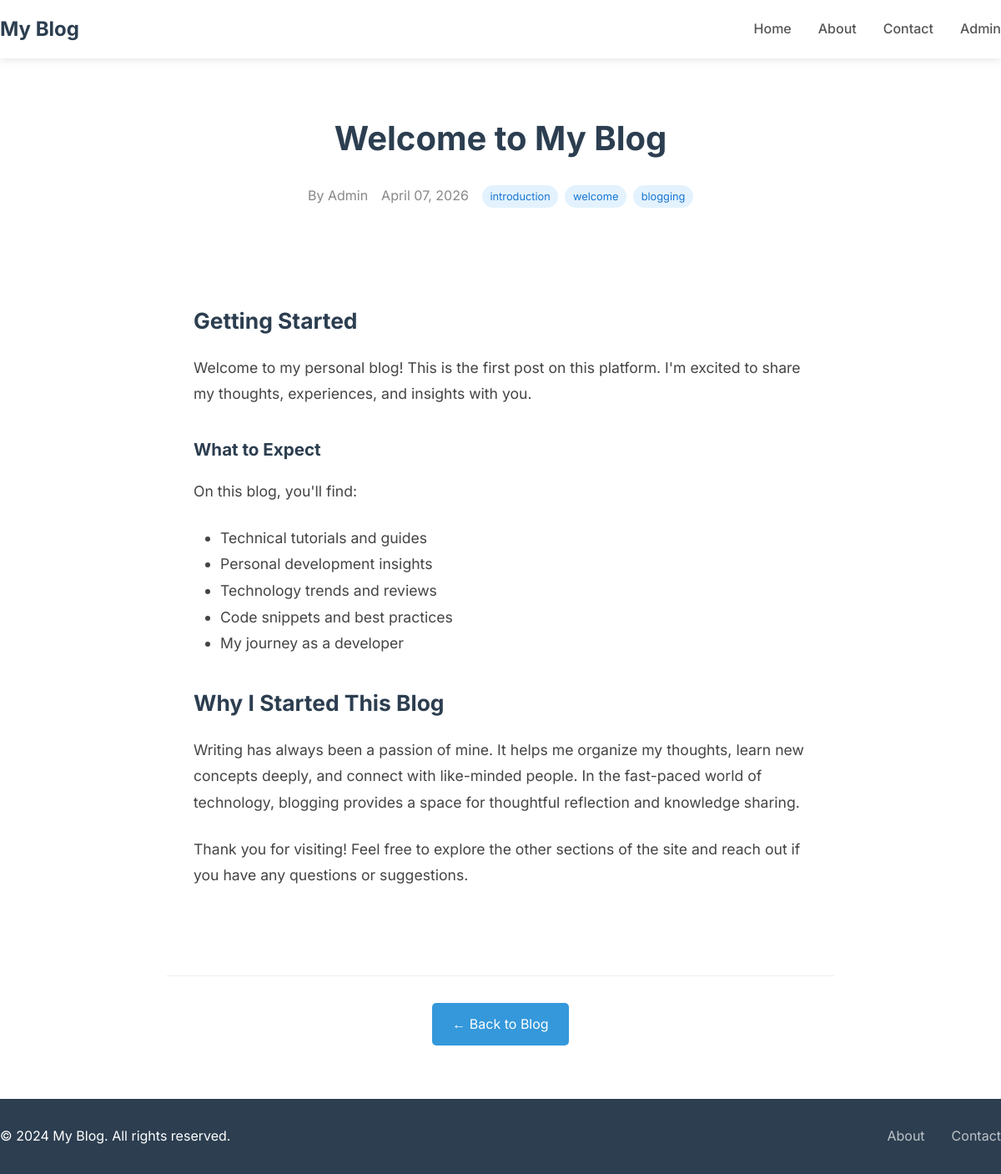
/post/1, run on the app's committed database.
### app.py (models this page shows)
class BlogPost(db.Model):
    id = db.Column(db.Integer, primary_key=True)
    title = db.Column(db.String(200), nullable=False)
    content = db.Column(db.Text, nullable=False)
    excerpt = db.Column(db.String(300))
    author = db.Column(db.String(100), default='Admin')
    created_date = db.Column(db.DateTime, default=datetime.utcnow)
    updated_date = db.Column(db.DateTime, default=datetime.utcnow, onupdate=datetime.utcnow)
    published = db.Column(db.Boolean, default=True)
    tags = db.Column(db.String(200))  # comma-separated tags

### app.py (the view)
@app.route('/post/<int:post_id>')
def post(post_id):
    post = BlogPost.query.get_or_404(post_id)
    return render_template('post.html', post=post)

### templates/post.html (shortened to what this page needs)
{% extends "base.html" %}
{% block content %}
<section class="post-section">
    <div class="container">
        <article class="post-full">
            <header class="post-header">
                <h1>{{ post.title }}</h1>
                <div class="post-meta">
                    <span class="author">By {{ post.author }}</span>
                    <span class="date">{{ post.created_date.strftime('%B %d, %Y') }}</span>
                    {% if post.tags %}
                    <div class="tags">
                        {% for tag in post.tags.split(',') %}
                        <span class="tag">{{ tag.strip() }}</span>
                        {% endfor %}
                    </div>
                    {% endif %}
                </div>
            </header>
            <div class="post-content">
                {{ post.content | safe }}
            </div>
            <footer class="post-footer">
                <a href="{{ url_for('index') }}" class="back-link">&larr; Back to Blog</a>
            </footer>
        </article>
    </div>
</section>
{% endblock %}</content>

### static/css/style.css (style rules this page uses)
* { margin: 0; padding: 0; box-sizing: border-box; }
body { font-family: 'Inter', sans-serif; line-height: 1.6; color: #333; background-color: #f8f9fa; }
.container { max-width: 1200px; margin: 0 auto; padding: 0 20px; }
.post-content { padding: 2rem; }
.post-meta { display: flex; flex-wrap: wrap; gap: 1rem; margin-bottom: 1.5rem; font-size: 0.9rem; color: #888; }
.tags { display: flex; gap: 0.5rem; flex-wrap: wrap; }
.tag { background: #e3f2fd; color: #1976d2; padding: 0.2rem 0.6rem; border-radius: 15px; font-size: 0.8rem; }
.post-section { padding: 4rem 0; background: white; }
.post-full { max-width: 800px; margin: 0 auto; }
.post-header { margin-bottom: 3rem; text-align: center; }
.post-header h1 { font-size: 2.5rem; margin-bottom: 1.5rem; color: #2c3e50; }
.post-full .post-meta { justify-content: center; font-size: 1rem; }
.post-content { font-size: 1.1rem; line-height: 1.8; color: #444; }
.post-content h2, .post-content h3, .post-content h4 { margin: 2rem 0 1rem 0; color: #2c3e50; }
.post-content p { margin-bottom: 1.5rem; }
.post-content ul, .post-content ol { margin-bottom: 1.5rem; padding-left: 2rem; }
.post-footer { margin-top: 3rem; padding-top: 2rem; border-top: 1px solid #eee; text-align: center; }
.back-link { display: inline-block; padding: 0.8rem 1.5rem; background: #3498db; color: white; text-decoration: none; border-radius: 5px; transition: background 0.3s; }

### data on the page
BlogPost: title "Welcome to My Blog", author "Admin", created_date "April 07, 2026", content "Getting Started Welcome to my personal blog! This is the first post on this platform. I'm excited to share my thoughts, experiences, and insights with you. What to Expect On this blog, you'll find: Technical tutorials and guides Personal development insights Technology trends and reviews Code snippets and best practices My journey as a developer Why I Started This Blog Writing has always been a passion of mine. It helps me organize my thoughts, learn new concepts deeply, and connect with like-minded people. In the fast-paced world of technology, blogging provides a space for thoughtful reflection and knowledge sharing. Thank you for visiting! Feel free to explore the other sections of the…"

### other printed values
{{ tag.strip() }} "introduction" "welcome" "blogging"
